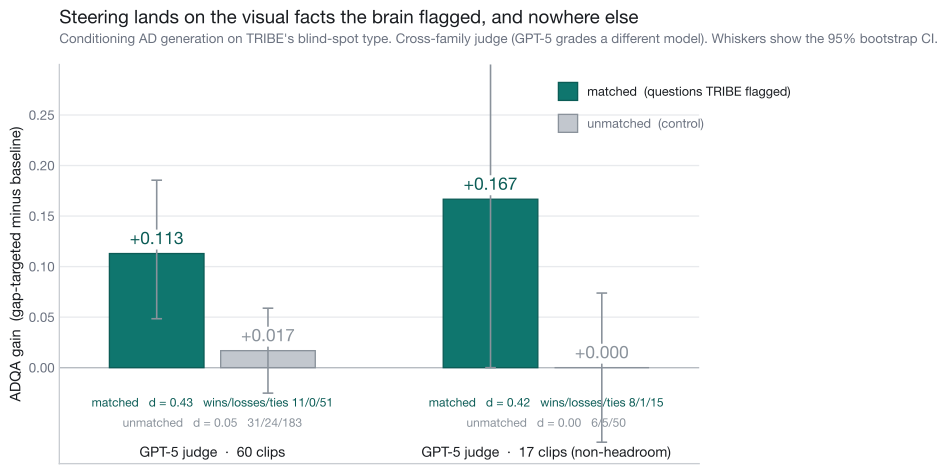

Write the Python code that produced this figure.
"""Fig 7 (hero) - brain-grounded steering: matched vs unmatched, restyled.

Recomputes deltas from the cross-judge per-question CSVs so the figure stays tied to disk.
"""
from __future__ import annotations

import csv
import os
from collections import defaultdict

import matplotlib.pyplot as plt
import numpy as np
import scenetwin_style as st

HERE = os.path.dirname(os.path.abspath(__file__))
DATA = os.path.join(HERE, "..", "..", "cursor", "research", "output")

RUNS = [
    ("GPT-5 judge  ·  60 clips", "tribe_crossjudge_gpt5_perq.csv"),
    ("GPT-5 judge  ·  17 clips (non-headroom)", "tribe_crossjudge_opus_17_perq.csv"),
]


def load_pairs(path):
    by_key, matched_of = defaultdict(dict), {}
    with open(path) as fh:
        for r in csv.DictReader(fh):
            k = (r["video_id"], r["q_idx"])
            by_key[k][r["condition"]] = float(r["score"])
            matched_of[k] = int(r["matched"])
    diffs = {0: [], 1: []}
    for k, c in by_key.items():
        if "baseline" in c and "gap_targeted" in c:
            diffs[matched_of[k]].append(c["gap_targeted"] - c["baseline"])
    return diffs


def stat(d):
    a = np.asarray(d, float)
    mean, sd = a.mean(), a.std(ddof=0)
    rng = np.random.default_rng(0)
    boot = np.array([rng.choice(a, a.size, replace=True).mean() for _ in range(5000)])
    lo, hi = np.percentile(boot, [2.5, 97.5])
    return dict(mean=mean, d=(mean / sd if sd else 0), lo=lo, hi=hi,
                w=int((a > 0).sum()), l=int((a < 0).sum()), t=int((a == 0).sum()))


fig, ax = st.figure(w=8.6, h=5.4)
st.style_axes(ax)
width = 0.34
centers = [0, 1.2]
bbox = dict(boxstyle="round,pad=0.12", fc="white", ec="none")

for i, (label, fname) in enumerate(RUNS):
    diffs = load_pairs(os.path.join(DATA, fname))
    sm, su = stat(diffs[1]), stat(diffs[0])
    xm, xu = centers[i] - width / 2 - 0.03, centers[i] + width / 2 + 0.03
    for x, s, color, edge in [(xm, sm, st.OURS, st.OURS_HI), (xu, su, st.NEUTRAL, st.NEUTRAL_D)]:
        ax.bar(x, s["mean"], width, color=color, edgecolor=edge, linewidth=1.0, zorder=3)
        ax.errorbar(x, s["mean"], yerr=[[max(s["mean"] - s["lo"], 0)], [max(s["hi"] - s["mean"], 0)]],
                    fmt="none", ecolor=st.NEUTRAL_D, elinewidth=1.2, capsize=4,
                    capthick=1.2, zorder=4)
    # value label pinned just above each bar top (not the whisker), white bbox so it
    # stays readable where the CI line passes through
    ax.text(xm, sm["mean"] + 0.006, f"+{sm['mean']:.3f}", ha="center", va="bottom",
            fontsize=13, fontweight="bold", color=st.OURS_HI, zorder=6, bbox=bbox)
    ax.text(xu, max(su["mean"], 0.0) + 0.006, f"+{su['mean']:.3f}", ha="center", va="bottom",
            fontsize=13, fontweight="bold", color=st.NEUTRAL_D, zorder=6, bbox=bbox)
    # per-group stat lines in the bottom margin (one centered line each, no overlap)
    ax.text(centers[i], -0.030, f"matched   d = {sm['d']:.2f}   wins/losses/ties {sm['w']}/{sm['l']}/{sm['t']}",
            ha="center", va="top", fontsize=9, color=st.OURS_HI)
    ax.text(centers[i], -0.050, f"unmatched   d = {su['d']:.2f}   {su['w']}/{su['l']}/{su['t']}",
            ha="center", va="top", fontsize=9, color=st.NEUTRAL_D)
    ax.text(centers[i], -0.078, label, ha="center", va="top", fontsize=10.5,
            color=st.INK, fontweight="bold")

ax.axhline(0, color="#B7BCC2", linewidth=1.0, zorder=2)
ax.set_xlim(-0.55, 1.75)
ax.set_ylim(-0.095, 0.30)
ax.set_xticks([])
ax.set_ylabel("ADQA gain  (gap-targeted minus baseline)")
ax.set_yticks([0, 0.05, 0.10, 0.15, 0.20, 0.25])

# legend swatches, top-right, outside the bars
ax.add_patch(plt.Rectangle((0.78, 0.91), 0.03, 0.045, transform=ax.transAxes,
             facecolor=st.OURS, edgecolor=st.OURS_HI, clip_on=False))
ax.text(0.825, 0.93, "matched  (questions TRIBE flagged)", transform=ax.transAxes,
        va="center", fontsize=9.5, color=st.INK)
ax.add_patch(plt.Rectangle((0.78, 0.83), 0.03, 0.045, transform=ax.transAxes,
             facecolor=st.NEUTRAL, edgecolor=st.NEUTRAL_D, clip_on=False))
ax.text(0.825, 0.85, "unmatched  (control)", transform=ax.transAxes,
        va="center", fontsize=9.5, color=st.MUTE)

st.titles(ax,
          "Steering lands on the visual facts the brain flagged, and nowhere else",
          "Conditioning AD generation on TRIBE's blind-spot type. Cross-family judge "
          "(GPT-5 grades a different model). Whiskers show the 95% bootstrap CI.")
st.save(fig, "scenetwin_steering_v2")
